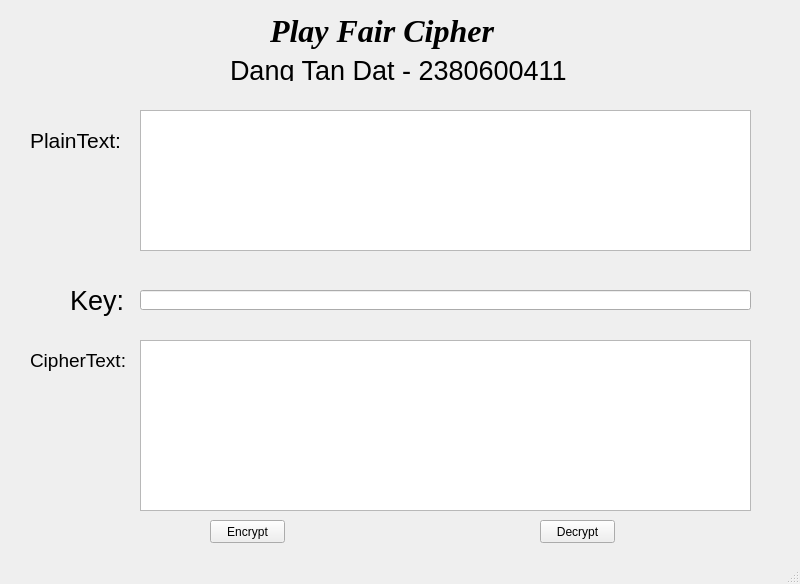
<?xml version="1.0" encoding="UTF-8"?>
<ui version="4.0">
 <class>MainWindow</class>
 <widget class="QMainWindow" name="MainWindow">
  <property name="geometry">
   <rect>
    <x>0</x>
    <y>0</y>
    <width>800</width>
    <height>584</height>
   </rect>
  </property>
  <property name="windowTitle">
   <string>MainWindow</string>
  </property>
  <widget class="QWidget" name="centralwidget">
   <widget class="QPushButton" name="pushButton">
    <property name="geometry">
     <rect>
      <x>210</x>
      <y>520</y>
      <width>75</width>
      <height>23</height>
     </rect>
    </property>
    <property name="text">
     <string>Encrypt</string>
    </property>
   </widget>
   <widget class="QLabel" name="label_5">
    <property name="geometry">
     <rect>
      <x>30</x>
      <y>330</y>
      <width>101</width>
      <height>61</height>
     </rect>
    </property>
    <property name="font">
     <font>
      <pointsize>14</pointsize>
     </font>
    </property>
    <property name="text">
     <string>CipherText:</string>
    </property>
   </widget>
   <widget class="QLabel" name="label_2">
    <property name="geometry">
     <rect>
      <x>230</x>
      <y>60</y>
      <width>341</width>
      <height>21</height>
     </rect>
    </property>
    <property name="font">
     <font>
      <pointsize>20</pointsize>
     </font>
    </property>
    <property name="text">
     <string>Dang Tan Dat - 2380600411</string>
    </property>
   </widget>
   <widget class="QTextEdit" name="txtInputText">
    <property name="geometry">
     <rect>
      <x>140</x>
      <y>110</y>
      <width>611</width>
      <height>141</height>
     </rect>
    </property>
   </widget>
   <widget class="QPushButton" name="pushButton_2">
    <property name="geometry">
     <rect>
      <x>540</x>
      <y>520</y>
      <width>75</width>
      <height>23</height>
     </rect>
    </property>
    <property name="text">
     <string>Decrypt</string>
    </property>
   </widget>
   <widget class="QLabel" name="label_6">
    <property name="geometry">
     <rect>
      <x>70</x>
      <y>280</y>
      <width>61</width>
      <height>41</height>
     </rect>
    </property>
    <property name="font">
     <font>
      <pointsize>20</pointsize>
     </font>
    </property>
    <property name="text">
     <string>Key:</string>
    </property>
   </widget>
   <widget class="QLabel" name="label_3">
    <property name="geometry">
     <rect>
      <x>270</x>
      <y>0</y>
      <width>251</width>
      <height>61</height>
     </rect>
    </property>
    <property name="font">
     <font>
      <family>Times New Roman</family>
      <pointsize>24</pointsize>
      <weight>75</weight>
      <italic>true</italic>
      <bold>true</bold>
     </font>
    </property>
    <property name="text">
     <string>Play Fair Cipher</string>
    </property>
   </widget>
   <widget class="QLineEdit" name="txtKey">
    <property name="geometry">
     <rect>
      <x>140</x>
      <y>290</y>
      <width>611</width>
      <height>20</height>
     </rect>
    </property>
   </widget>
   <widget class="QTextEdit" name="txtResult">
    <property name="geometry">
     <rect>
      <x>140</x>
      <y>340</y>
      <width>611</width>
      <height>171</height>
     </rect>
    </property>
   </widget>
   <widget class="QLabel" name="label_4">
    <property name="geometry">
     <rect>
      <x>30</x>
      <y>110</y>
      <width>101</width>
      <height>61</height>
     </rect>
    </property>
    <property name="font">
     <font>
      <pointsize>16</pointsize>
     </font>
    </property>
    <property name="text">
     <string>PlainText:</string>
    </property>
   </widget>
  </widget>
  <widget class="QMenuBar" name="menubar">
   <property name="geometry">
    <rect>
     <x>0</x>
     <y>0</y>
     <width>800</width>
     <height>21</height>
    </rect>
   </property>
  </widget>
  <widget class="QStatusBar" name="statusbar"/>
 </widget>
 <resources/>
 <connections/>
</ui>
